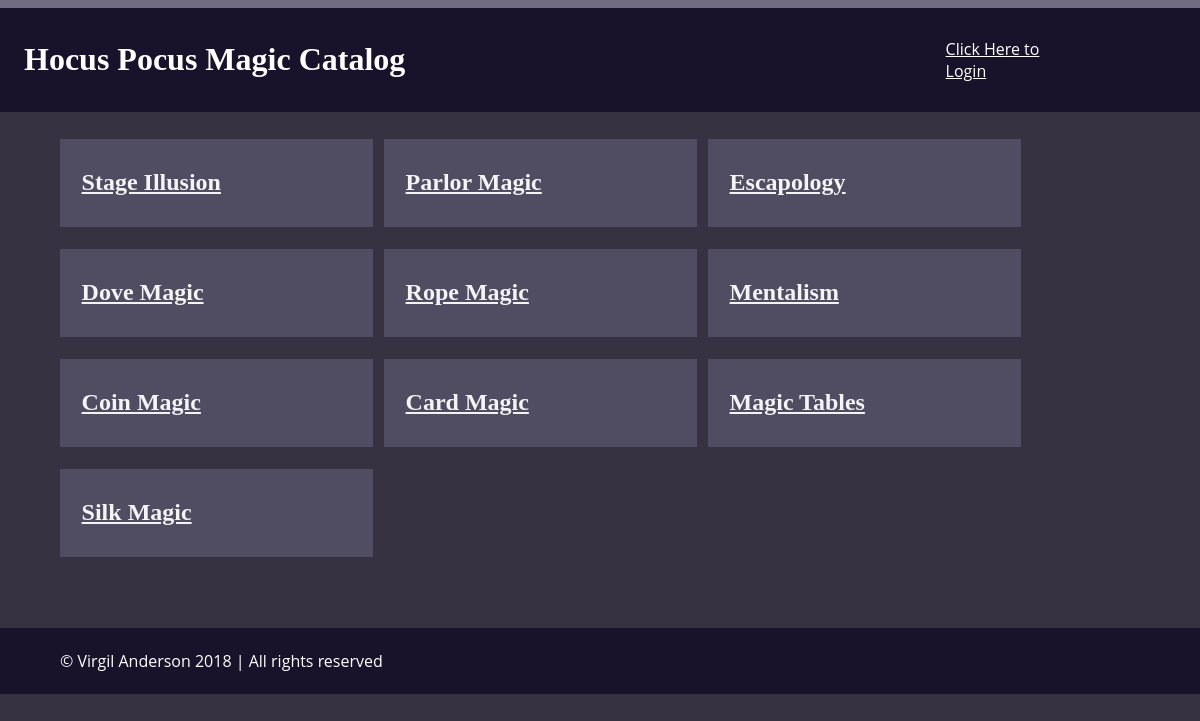
The app's page /catalog, older data.
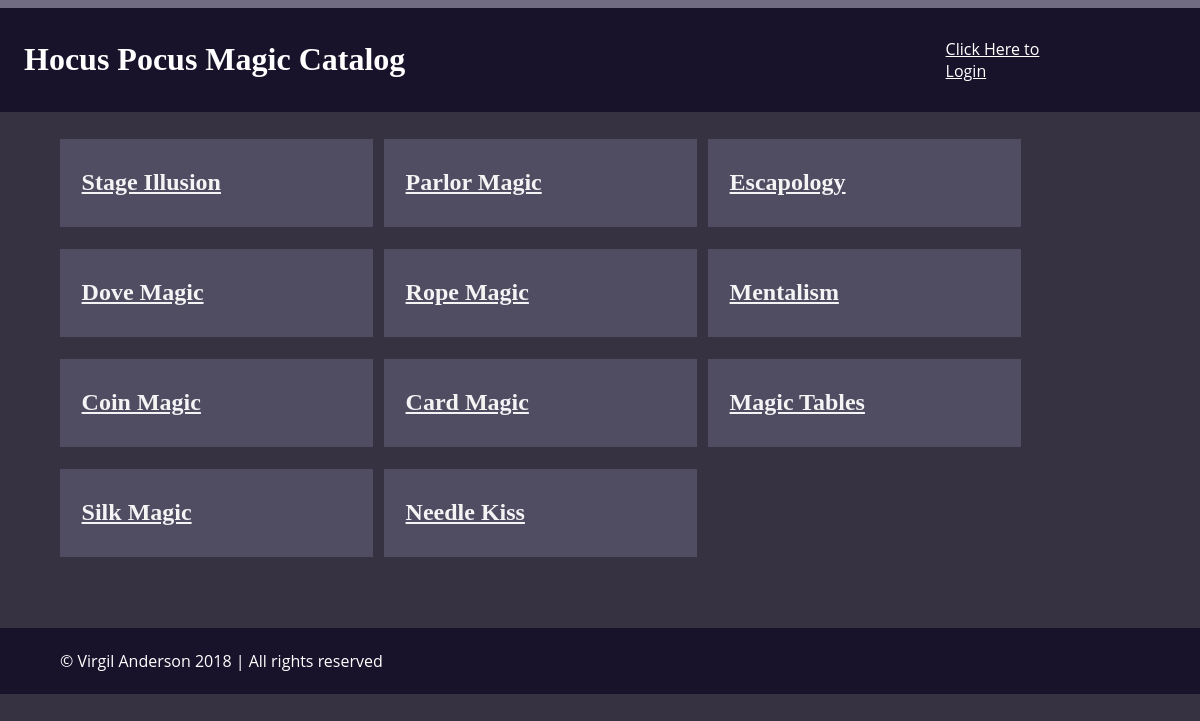
The same page, newer data.
### database_setup.py (models this page shows, shortened)
class magicCategory(Base):
    __tablename__ = 'magicCategory'
    id = Column(Integer, primary_key=True)
    name = Column(String(80), nullable=False)
    user_id = Column(Integer, ForeignKey('user.id'))
    user = relationship(User)

### project.py (the view)
@app.route('/')
@app.route('/catalog')
def showCatalog():
    c = session.query(magicCategory).all()
    t = 'Magic Catalog'
    m = ''
    if not c:
        m = "There are no magic categories..."
    if 'username' not in login_session:
        return render_template('publicCatalog.html', c=c, message=m, t=t)
    else:
        p = login_session['picture']
        return render_template('catalog.html', c=c, message=m, t=t, p=p)

### templates/publicCatalog.html (shortened to what this page needs)
{% extends "main.html" %}
{% block content %}
{% include "header.html" %}
<main>
  <section class='flex-row'>
    {% for c in c%}
    <div class='category'>
      <h2>
        <a href='{{url_for('showCategory', cat_id = c.id)}}'>{{c.name}}</a>
      </h2>
    </div>
    {% endfor %}
  </section>
</main>
{% include "footer.html" %}
{% endblock %}

Row changes from the older to the newer data that the page shows:
added magicCategory: name "Needle Kiss"
